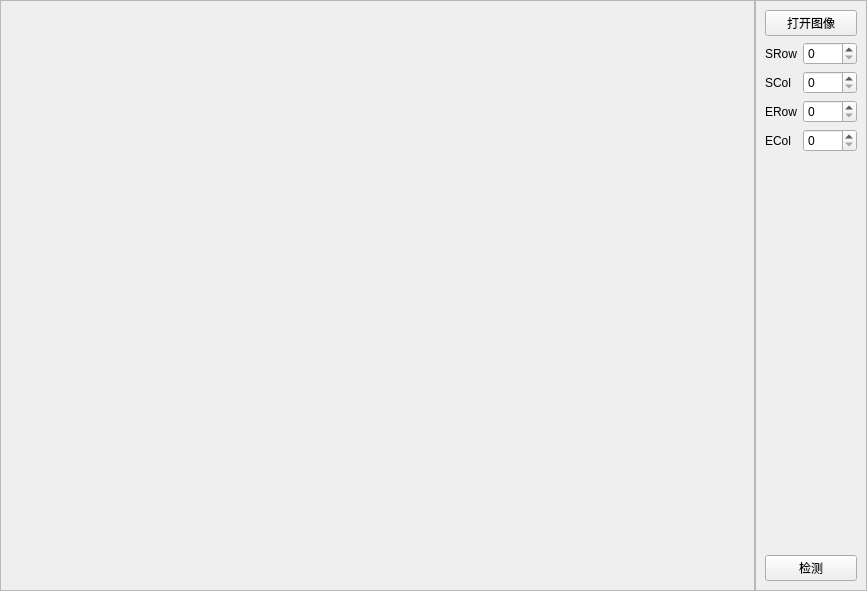
<?xml version="1.0" encoding="UTF-8"?>
<ui version="4.0">
 <class>test</class>
 <widget class="QWidget" name="test">
  <property name="geometry">
   <rect>
    <x>0</x>
    <y>0</y>
    <width>867</width>
    <height>591</height>
   </rect>
  </property>
  <property name="windowTitle">
   <string>Form</string>
  </property>
  <layout class="QHBoxLayout" name="horizontalLayout">
   <property name="spacing">
    <number>0</number>
   </property>
   <property name="leftMargin">
    <number>0</number>
   </property>
   <property name="topMargin">
    <number>0</number>
   </property>
   <property name="rightMargin">
    <number>0</number>
   </property>
   <property name="bottomMargin">
    <number>0</number>
   </property>
   <item>
    <widget class="QFrame" name="frame">
     <property name="sizePolicy">
      <sizepolicy hsizetype="Preferred" vsizetype="Preferred">
       <horstretch>7</horstretch>
       <verstretch>0</verstretch>
      </sizepolicy>
     </property>
     <property name="frameShape">
      <enum>QFrame::StyledPanel</enum>
     </property>
     <property name="frameShadow">
      <enum>QFrame::Raised</enum>
     </property>
     <layout class="QHBoxLayout" name="horizontalLayout_3">
      <property name="spacing">
       <number>0</number>
      </property>
      <property name="leftMargin">
       <number>0</number>
      </property>
      <property name="topMargin">
       <number>0</number>
      </property>
      <property name="rightMargin">
       <number>0</number>
      </property>
      <property name="bottomMargin">
       <number>0</number>
      </property>
      <item>
       <layout class="QHBoxLayout" name="lay_image">
        <property name="spacing">
         <number>0</number>
        </property>
       </layout>
      </item>
     </layout>
    </widget>
   </item>
   <item>
    <widget class="QFrame" name="frame_2">
     <property name="sizePolicy">
      <sizepolicy hsizetype="Preferred" vsizetype="Preferred">
       <horstretch>1</horstretch>
       <verstretch>0</verstretch>
      </sizepolicy>
     </property>
     <property name="frameShape">
      <enum>QFrame::StyledPanel</enum>
     </property>
     <property name="frameShadow">
      <enum>QFrame::Raised</enum>
     </property>
     <layout class="QVBoxLayout" name="verticalLayout">
      <item>
       <widget class="QPushButton" name="btn_">
        <property name="text">
         <string>打开图像</string>
        </property>
       </widget>
      </item>
      <item>
       <layout class="QFormLayout" name="formLayout">
        <item row="0" column="0">
         <widget class="QLabel" name="label">
          <property name="text">
           <string>SRow</string>
          </property>
         </widget>
        </item>
        <item row="1" column="0">
         <widget class="QLabel" name="label_3">
          <property name="text">
           <string>SCol</string>
          </property>
         </widget>
        </item>
        <item row="2" column="0">
         <widget class="QLabel" name="label_4">
          <property name="text">
           <string>ERow</string>
          </property>
         </widget>
        </item>
        <item row="3" column="0">
         <widget class="QLabel" name="label_5">
          <property name="text">
           <string>ECol</string>
          </property>
         </widget>
        </item>
        <item row="0" column="1">
         <widget class="QSpinBox" name="spin_rowS">
          <property name="maximum">
           <number>9999</number>
          </property>
         </widget>
        </item>
        <item row="1" column="1">
         <widget class="QSpinBox" name="spin_colS">
          <property name="maximum">
           <number>9999</number>
          </property>
         </widget>
        </item>
        <item row="2" column="1">
         <widget class="QSpinBox" name="spin_rowE">
          <property name="maximum">
           <number>9999</number>
          </property>
         </widget>
        </item>
        <item row="3" column="1">
         <widget class="QSpinBox" name="spin_colE">
          <property name="maximum">
           <number>9999</number>
          </property>
         </widget>
        </item>
       </layout>
      </item>
      <item>
       <widget class="QPushButton" name="pushButton">
        <property name="text">
         <string>检测</string>
        </property>
        <property name="shortcut">
         <string>Return</string>
        </property>
       </widget>
      </item>
     </layout>
    </widget>
   </item>
  </layout>
 </widget>
 <resources/>
 <connections/>
</ui>
